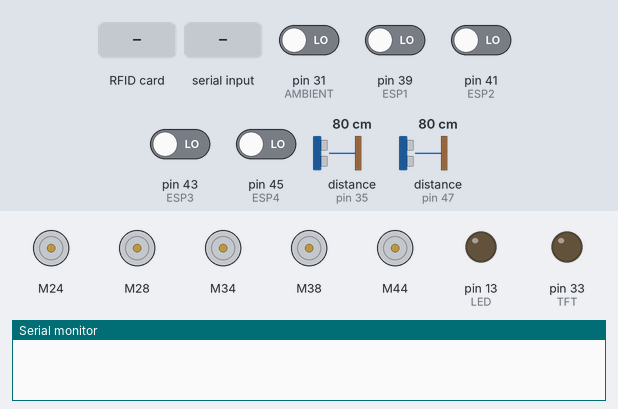
The sketch below on a simulated Arduino Mega 2560, built with avr-gcc and run on an emulated ATmega2560. Shown: 5 × DC motor (green arrow = forward, orange = backward, longer = faster), output pins drawn as LEDs (lit = HIGH), the last lines printed to the serial monitor. The inputs (shaded band) are chosen by the test bench; at power-on: pin 31 (AMBIENT), pin 39 (ESP1), pin 41 (ESP2), pin 43 (ESP3), pin 45 (ESP4) LOW, distance to the obstacle (sensors on pin 35, pin 47) 80 cm. The echo pulse lasts 58.3 µs per cm; pins used as bus, display or sensor lines are not drawn.

Above: at 1.2 s.
1.3 s: pin 39 (ESP1) driven HIGH
At 2.0 s:
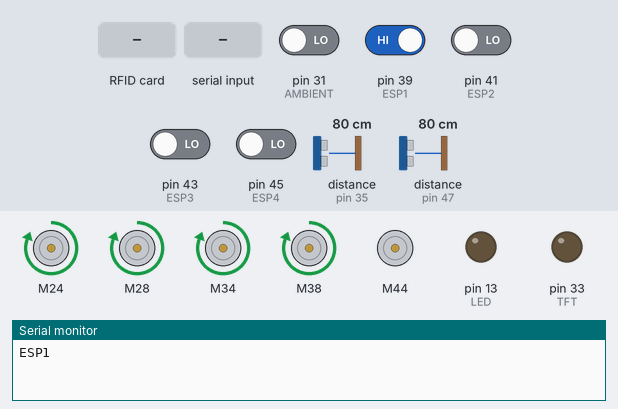
2.8 s: distance to the obstacle (sensor on pin 35) set to 21 cm
4.3 s: distance to the obstacle (sensor on pin 35) set to 18 cm
At 5.5 s:
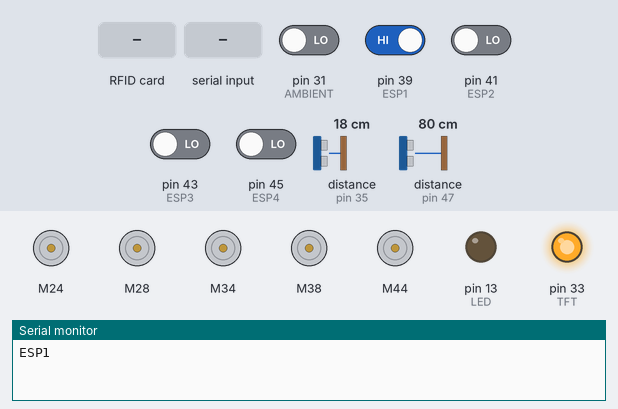
5.8 s: RFID card 5E 7A 19 C4 held to the reader
7.3 s: "a" received over Serial
At 7.8 s:
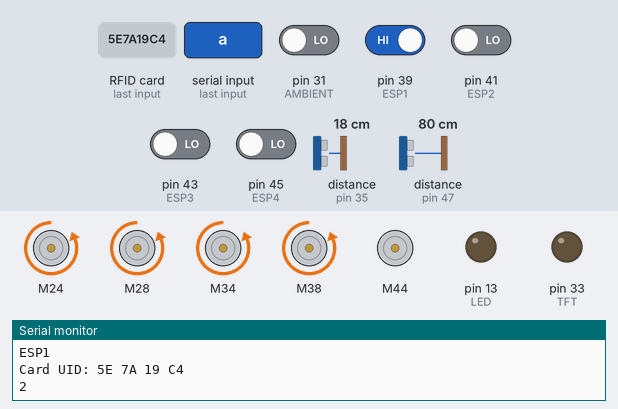
8.8 s: "b" received over Serial
At 9.6 s:
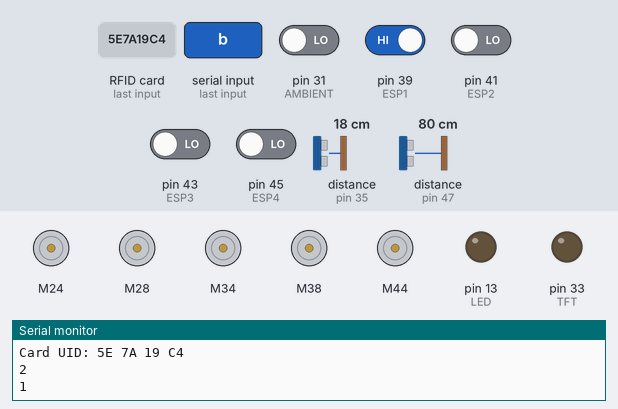
Timing chart, 0 to 11.3 s (numbered marks = the images above; inputs shaded):
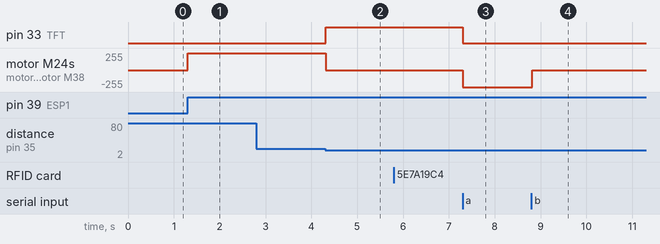

The sketch:

all.ino
```cpp
/* TODO:
pinMode setup
set direction when getting wifi result
TFT text direction
*/

#include <SPI.h>
#include <MFRC522.h>
#include <DistanceSensor.h>
#include <SparkFun_TB6612.h>
#include <ArduinoQueue.h>

#define AI12 22
#define AI11 24
#define STBY1 26
#define BI11 28
#define BI12 30
#define PWMA1 2
#define PWMB1 3

#define AI22 32
#define AI21 34
#define STBY2 36
#define BI21 38
#define BI22 40
#define PWMA2 4
#define PWMB2 5

#define AI32 42
#define AI31 44
#define STBY3 46
#define BI31 48
#define BI32 50
#define PWMA3 6
#define PWMB3 7

#define RFID_RST 8
#define RFID_SS 53

#define TRIG1 37
#define ECHO1 35
#define TRIG2 49
#define ECHO2 47

#define TFT 33
#define AMBIENT 31

#define ESP1 39
#define ESP2 41
#define ESP3 43
#define ESP4 45

#define LED 13

int direction=1;
int seats=0;//need to reset when getting new command from wifi
bool open=0;
MFRC522 mfrc522(RFID_SS, RFID_RST);
DistanceSensor ultrasonic1(TRIG1, ECHO1);
DistanceSensor ultrasonic2(TRIG2, ECHO2);
Motor car1 = Motor(AI11, AI12, PWMA1, 1, STBY1);
Motor car2 = Motor(BI11, BI12, PWMB1, 1, STBY1);
Motor car3 = Motor(AI21, AI22, PWMA2, 1, STBY2);
Motor car4 = Motor(BI21, BI22, PWMB2, 1, STBY2);
Motor trashcan = Motor(AI31, AI32, PWMA3, 1, STBY3);
int currentPosition=0;
int tmp=0;
ArduinoQueue<int>target(20);
byte* nowRFID;

void setup() {

  Serial.begin(9600);
  SPI.begin();
  mfrc522.PCD_Init();
  pinMode(TFT,OUTPUT);
  pinMode(AMBIENT,INPUT);
  pinMode(ESP1,INPUT);
  pinMode(ESP2,INPUT);
  pinMode(ESP3,INPUT);
  pinMode(ESP4,INPUT);
  carDrive(0);
  trashcan.brake();
  pinMode(LED,OUTPUT);
}

void loop() {
  if(Serial.available()>0)
  {
    char s=Serial.read();
    if(s=='a')
      currentPosition+=1;
    else if(s=='b')
      currentPosition-=1;
    Serial.println(currentPosition);
  }

  readTarget();
  if(!target.isEmpty())
  {
    // Serial.println(currentPosition);
    direction=target.getHead()>currentPosition?1:2;
    if(currentPosition==target.getHead())
    {
      carDrive(0);
      int ambientStatus=digitalRead(AMBIENT);
      // Serial.println(ambientStatus);
      if(ambientStatus==HIGH&&!open)
      {
        trashcan.drive(-255,6000);
        trashcan.brake();
        open=1;
      }
      else if(ambientStatus==LOW&&open)
      {
        trashcan.drive(255,6000);
        trashcan.brake();
        // Serial.println("close");
        target.dequeue();
        open=0;
      }
    }
    else
    {
      if(direction==1)
      {
        int ultra1=ultrasonic1.getCM();
        // Serial.println(ultra1);
        if(ultra1<20&&ultra1>0)
        {
          carDrive(0);
          digitalWrite(TFT,HIGH);
        }
        else
        {
          carDrive(direction);
          digitalWrite(TFT,LOW);
        }
        if (mfrc522.PICC_IsNewCardPresent() && mfrc522.PICC_ReadCardSerial()&&!check_byte_array(mfrc522.uid.uidByte, mfrc522.uid.size))
        {
          nowRFID=mfrc522.uid.uidByte;
          mfrc522.PICC_HaltA();
          currentPosition+=1;
          // Serial.println(currentPosition);
                Serial.print(F("Card UID:"));
      dump_byte_array(mfrc522.uid.uidByte, mfrc522.uid.size); // 顯示卡片的UID
      Serial.println();
        }
      }
      else if(direction==2)
      {
        int ultra2=ultrasonic2.getCM();
        if(ultra2<20&&ultra2>0)
        {
          carDrive(0);
          digitalWrite(TFT,HIGH);
        }
        else
        {
          carDrive(direction);
          digitalWrite(TFT,LOW);
        }
        if (mfrc522.PICC_IsNewCardPresent() && mfrc522.PICC_ReadCardSerial()&&!check_byte_array(mfrc522.uid.uidByte, mfrc522.uid.size))
        {
          nowRFID=mfrc522.uid.uidByte;
          mfrc522.PICC_HaltA();
          currentPosition-=1;
          // Serial.println(currentPosition);
                Serial.print(F("Card UID:"));
      dump_byte_array(mfrc522.uid.uidByte, mfrc522.uid.size); // 顯示卡片的UID
      Serial.println();
        }
      }
    }
  }
  else
  {
    carDrive(0);
  }
}

void carDrive(int mode)
{
  switch(mode){
    case 0://stop
      forward(car1,car2,0);
      forward(car3,car4,0);
      break;
    case 1://forward
      forward(car1,car2,255);
      forward(car3,car4,255);
      break;
    case 2://back
      back(car1,car2,255);
      back(car3,car4,255);
      break;
  }
}
void readTarget()
{
  if(digitalRead(ESP1)==HIGH){
    if(tmp!=1){
      Serial.println("ESP1");
      target.enqueue(1);
      tmp=1;
    }
  }

  else if(digitalRead(ESP2)==HIGH){
    if(tmp!=2){
      Serial.println("ESP2");
      target.enqueue(2);
      tmp=2;
    }
  }
  else if(digitalRead(ESP3)==HIGH){
    if(tmp!=3){
      Serial.println("ESP3");
      target.enqueue(3);
      tmp=3;
    }
  }
  else if(digitalRead(ESP4)==HIGH){
    if(tmp!=4){
      Serial.println("ESP4");
      target.enqueue(4);
      tmp=4;
    }
  }
}
void dump_byte_array(byte *buffer, byte bufferSize) {
  for (byte i = 0; i < bufferSize; i++) {
    Serial.print(buffer[i] < 0x10 ? " 0" : " ");
    Serial.print(buffer[i], HEX);
  }
}
// void save_byte_array(byte *buffer, byte bufferSize) {
//   for (byte i = 0; i < bufferSize; i++) {
//     if(nowRFID[i])
//       return false;
//   }
//   return true;
// }
bool check_byte_array(byte *buffer, byte bufferSize) {
  for (byte i = 0; i < bufferSize; i++) {
    if(buffer[i]!=nowRFID[i])
      return false;
  }
  return true;
}
```

Measured:
- the behaviour switches between 20 and 19 cm on distance to the obstacle (sensor on pin 35) (found by bisection; images 1 and 2)
- after the input at 1.3 s, motor M24, motor M28, motor M34, motor M38: stopped → forward 255/255 at once
- after the input at 2.8 s, every drawn part: stays the same
- after the input at 4.3 s, pin 33 (TFT): LOW → HIGH at once; motor M24, motor M28, motor M34, motor M38: forward 255/255 → stopped at once
- after the input at 7.3 s, pin 33 (TFT): HIGH → LOW at once; motor M24, motor M28, motor M34, motor M38: stopped → backward 255/255 at once
- after the input at 8.8 s, motor M24, motor M28, motor M34, motor M38: backward 255/255 → stopped at once
